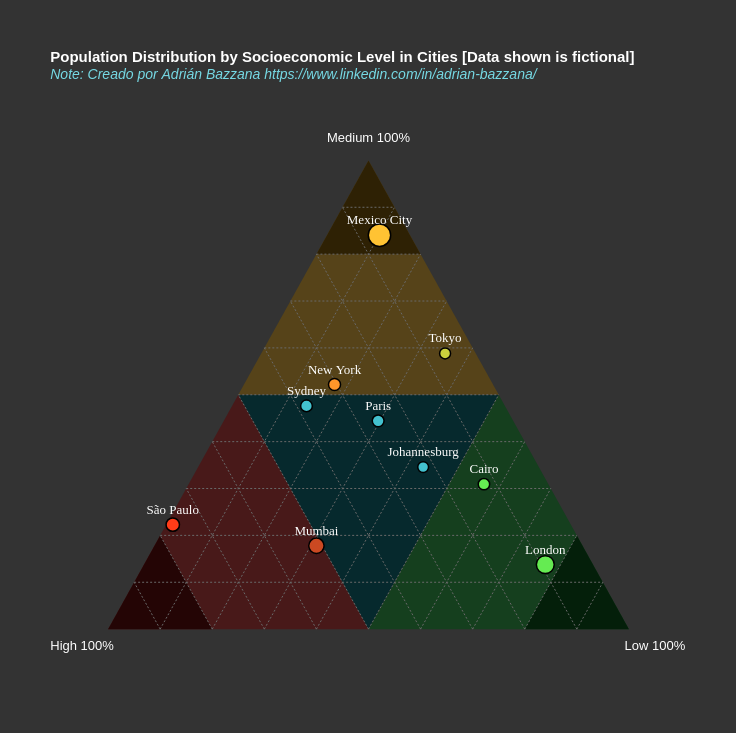

Source (Vega-Lite JSON):
### Vega-Lite specification from a JSON file in a GitHub repository (floating-point values rounded to 4 significant figures)
{"$schema": "https://vega.github.io/schema/vega-lite/v6.json", "width": 625, "height": 541.2, "padding": 50, "title": {"text": ["Population Distribution by Socioeconomic Level in Cities [Data shown is fictional]"], "subtitle": "Note: Creado por Adrián Bazzana https://www.linkedin.com/in/adrian-bazzana/", "fontSize": 15, "subtitleFontSize": 14, "subtitleFontStyle": "italic", "anchor": "start", "color": "#ffffff", "subtitleColor": "#76d9e4", "offset": 50}, "config": {"background": "#333333", "view": {"stroke": "transparent"}, "axis": {"disable": true, "grid": false, "tickBand": "extent"}}, "layer": [{"data": {"values": [{"x": 0.25, "y": 0.433}, {"x": 0.75, "y": 0.433}, {"x": 0.5, "y": 0}]}, "mark": {"type": "line", "fill": "#06292d", "stroke": null}, "encoding": {"x": {"field": "x", "type": "quantitative"}, "y": {"field": "y", "type": "quantitative"}}}, {"data": {"values": [{"x": 0, "y": 0}, {"x": 0.25, "y": 0.433}, {"x": 0.5, "y": 0}]}, "mark": {"type": "line", "fill": "#481919", "stroke": null}, "encoding": {"x": {"field": "x", "type": "quantitative"}, "y": {"field": "y", "type": "quantitative"}}}, {"data": {"values": [{"x": 0, "y": 0}, {"x": 0.1, "y": 0.1732}, {"x": 0.2, "y": 0}]}, "mark": {"type": "line", "fill": "#240505", "stroke": null}, "encoding": {"x": {"field": "x", "type": "quantitative"}, "y": {"field": "y", "type": "quantitative"}}}, {"data": {"values": [{"x": 1, "y": 0}, {"x": 0.75, "y": 0.433}, {"x": 0.5, "y": 0}]}, "mark": {"type": "line", "fill": "#153f1e", "stroke": null}, "encoding": {"x": {"field": "x", "type": "quantitative"}, "y": {"field": "y", "type": "quantitative"}}}, {"data": {"values": [{"x": 1, "y": 0}, {"x": 0.9, "y": 0.1732}, {"x": 0.8, "y": 0}]}, "mark": {"type": "line", "fill": "#041f0a", "stroke": null}, "encoding": {"x": {"field": "x", "type": "quantitative"}, "y": {"field": "y", "type": "quantitative"}}}, {"data": {"values": [{"x": 0.5, "y": 0.866}, {"x": 0.25, "y": 0.433}, {"x": 0.75, "y": 0.433}]}, "mark": {"type": "line", "fill": "#564319", "stroke": null}, "encoding": {"x": {"field": "x", "type": "quantitative"}, "y": {"field": "y", "type": "quantitative"}}}, {"data": {"values": [{"x": 0.5, "y": 0.866}, {"x": 0.4, "y": 0.6928}, {"x": 0.6, "y": 0.6928}]}, "mark": {"type": "line", "fill": "#2e2104", "stroke": null}, "encoding": {"x": {"field": "x", "type": "quantitative"}, "y": {"field": "y", "type": "quantitative"}}}, {"data": {"values": [{"x": -0.05, "y": -0.05, "label": "High 100%"}, {"x": 1.05, "y": -0.05, "label": "Low 100%"}, {"x": 0.5, "y": 0.888, "label": "Medium 100%"}]}, "mark": {"type": "text", "dy": -10, "fontSize": 13, "color": "#ffffff"}, "encoding": {"x": {"field": "x", "type": "quantitative"}, "y": {"field": "y", "type": "quantitative"}, "text": {"field": "label", "type": "nominal"}}}, {"data": {"values": [{"x": 0.1, "y": 0, "x2": 0.05, "y2": 0.0866}, {"x": 0.2, "y": 0, "x2": 0.1, "y2": 0.1732}, {"x": 0.3, "y": 0, "x2": 0.15, "y2": 0.2598}, {"x": 0.4, "y": 0, "x2": 0.2, "y2": 0.3464}, {"x": 0.5, "y": 0, "x2": 0.25, "y2": 0.433}, {"x": 0.6, "y": 0, "x2": 0.3, "y2": 0.5196}, {"x": 0.7, "y": 0, "x2": 0.35, "y2": 0.6062}, {"x": 0.8, "y": 0, "x2": 0.4, "y2": 0.6928}, {"x": 0.9, "y": 0, "x2": 0.45, "y2": 0.7794}, {"x": 0.9, "y": 0, "x2": 0.95, "y2": 0.0866}, {"x": 0.8, "y": 0, "x2": 0.9, "y2": 0.1732}, {"x": 0.7, "y": 0, "x2": 0.85, "y2": 0.2598}, {"x": 0.6, "y": 0, "x2": 0.8, "y2": 0.3464}, {"x": 0.5, "y": 0, "x2": 0.75, "y2": 0.433}, {"x": 0.4, "y": 0, "x2": 0.7, "y2": 0.5196}, {"x": 0.3, "y": 0, "x2": 0.65, "y2": 0.6062}, {"x": 0.2, "y": 0, "x2": 0.6, "y2": 0.6928}, {"x": 0.1, "y": 0, "x2": 0.55, "y2": 0.7794}, {"x": 0.05, "y": 0.0866, "x2": 0.95, "y2": 0.0866}, {"x": 0.1, "y": 0.1732, "x2": 0.9, "y2": 0.1732}, {"x": 0.15, "y": 0.2598, "x2": 0.85, "y2": 0.2598}, {"x": 0.2, "y": 0.3464, "x2": 0.8, "y2": 0.3464}, {"x": 0.25, "y": 0.433, "x2": 0.75, "y2": 0.433}, {"x": 0.3, "y": 0.5196, "x2": 0.7, "y2": 0.5196}, {"x": 0.35, "y": 0.6062, "x2": 0.65, "y2": 0.6062}, {"x": 0.4, "y": 0.6928, "x2": 0.6, "y2": 0.6928}, {"x": 0.45, "y": 0.7794, "x2": 0.55, "y2": 0.7794}]}, "mark": {"type": "rule", "stroke": "#696969", "strokeDash": [2, 2]}, "encoding": {"x": {"field": "x", "type": "quantitative"}, "y": {"field": "y", "type": "quantitative"}, "x2": {"field": "x2"}, "y2": {"field": "y2"}}}, {"data": {"values": [{"City": "Tokyo", "Higt": 5, "Medium": 50, "Low": 30}, {"City": "New York", "Higt": 35, "Medium": 60, "Low": 20}, {"City": "Mumbai", "Higt": 115, "Medium": 40, "Low": 70}, {"City": "London", "Higt": 30, "Medium": 45, "Low": 252}, {"City": "São Paulo", "Higt": 120, "Medium": 35, "Low": 2}, {"City": "Paris", "Higt": 28, "Medium": 48, "Low": 32}, {"City": "Mexico City", "Higt": 32, "Medium": 458, "Low": 55}, {"City": "Cairo", "Higt": 12, "Medium": 30, "Low": 55}, {"City": "Sydney", "Higt": 40, "Medium": 50, "Low": 15}, {"City": "Johannesburg", "Higt": 18, "Medium": 28, "Low": 35}]}, "transform": [{"calculate": "datum['Higt'] + datum['Medium'] + datum['Low']", "as": "TotalLevel"}, {"calculate": "datum['Higt']/datum.TotalLevel", "as": "high_percent"}, {"calculate": "datum['Medium']/datum.TotalLevel", "as": "medium_percent"}, {"calculate": "datum['Low']/datum.TotalLevel", "as": "low_percent"}, {"calculate": "0.5 * (2 * datum.low_percent + datum.medium_percent)", "as": "x"}, {"calculate": "0.866 * datum.medium_percent", "as": "y"}, {"calculate": "toString(isValid(datum['Higt']) ? datum['Higt'] : 0) + ' (' + toString(round((isValid(datum.high_percent) ? datum.high_percent : 0) * 100, 1)) + '%)'", "as": "tooltip_high"}, {"calculate": "toString(isValid(datum['Medium']) ? datum['Medium'] : 0) + ' (' + toString(round((isValid(datum.medium_percent) ? datum.medium_percent : 0) * 100, 1)) + '%)'", "as": "tooltip_medium"}, {"calculate": "toString(isValid(datum['Low']) ? datum['Low'] : 0) + ' (' + toString(round((isValid(datum.low_percent) ? datum.low_percent : 0) * 100, 1)) + '%)'", "as": "tooltip_low"}, {"filter": "datum['City'] !== null"}, {"calculate": "length(datum['City'])", "as": "leng"}, {"calculate": "(datum.x*100 - length(datum['City']))/100", "as": "Xleng"}, {"calculate": "(datum.x*100 + length(datum['City']))/100", "as": "Xleng2"}, {"calculate": "datum['high_percent'] > 0.8 ? '#FF0F0F' : datum['medium_percent'] > 0.8 ? '#FFC333' : datum['low_percent'] > 0.8 ? '#32F95D' : datum['high_percent'] > 0.5 && datum['medium_percent'] > datum['low_percent'] ? '#ff3c18' : datum['high_percent'] > 0.5 && datum['medium_percent'] < datum['low_percent'] ? '#cb4922' : datum['medium_percent'] > 0.5 && datum['high_percent'] > datum['low_percent'] ? '#ff962a' : datum['medium_percent'] > 0.5 && datum['high_percent'] < datum['low_percent'] ? '#cbd03d' : datum['low_percent'] > 0.5 && datum['medium_percent'] < datum['high_percent'] ? '#65be49' : datum['low_percent'] > 0.5 && datum['medium_percent'] > datum['high_percent'] ? '#65eb52' : '#43c1ce'", "as": "color"}, {"calculate": "datum.medium_percent > 0.9 ? 15 : -15", "as": "dy_val"}], "encoding": {"x": {"field": "x", "type": "quantitative"}, "y": {"field": "y", "type": "quantitative"}, "tooltip": [{"field": "City", "type": "nominal", "title": "City:"}, {"field": "tooltip_high", "type": "nominal", "title": "🔴 High:"}, {"field": "tooltip_medium", "type": "nominal", "title": "🟡 Medium:"}, {"field": "tooltip_low", "type": "nominal", "title": "🟢 Low:"}]}, "layer": [{"mark": {"type": "point", "color": "transparent", "opacity": 1, "stroke": "#000000", "tooltip": true, "strokeWidth": 1.5, "strokeOpacity": 1}, "encoding": {"x": {"field": "x", "type": "quantitative"}, "y": {"field": "y", "type": "quantitative"}, "fill": {"field": "color", "type": "nominal", "scale": null}, "size": {"field": "TotalLevel", "type": "quantitative", "legend": null, "scale": {"range": [50, 500]}}}}, {"mark": {"type": "text", "tooltip": true, "font": "Verdana", "dy": {"expr": "datum.dy_val"}, "fontSize": 13, "color": "#ffffff", "fontWeight": 100}, "encoding": {"x": {"field": "x", "type": "quantitative"}, "y": {"field": "y", "type": "quantitative"}, "text": {"field": "City", "type": "nominal"}}}]}]}
